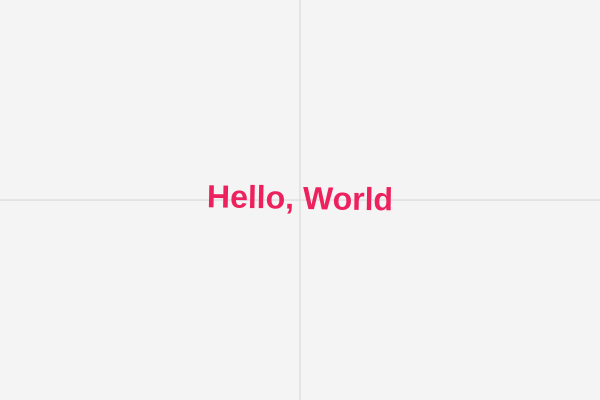
Frame 1 (no input)
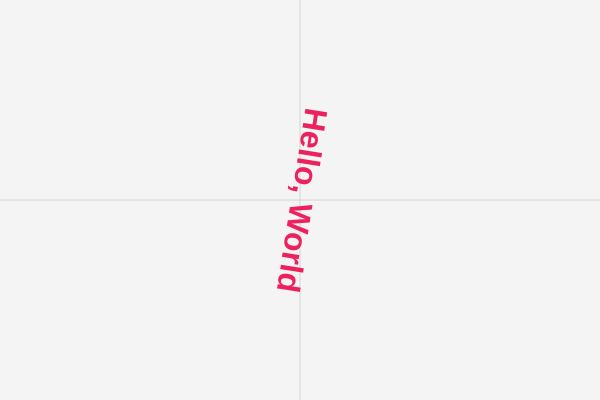
Frame 60 (no input)
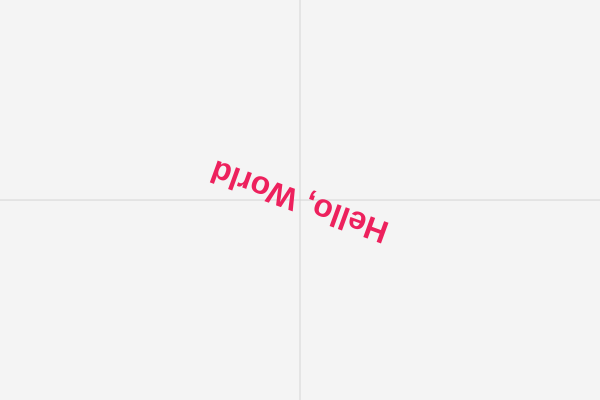
Frame 120 (the mouse pressed at the canvas centre since frame 60)

The p5.js sketch that drew these frames (run headless with seeded random() and noise() and a simulated clock; from frame 60 on, the mouse is pressed at the canvas centre):

// p5.js sketch
// ── sketch.js
function setup() {
  createCanvas(600, 400);
}

function draw() {
  const center = {
    x: width / 2,
    y: height / 2
  };

  background('#f4f4f4');

  stroke('#d4d4d4');
  line(0, center.y, width, center.y);
  line(center.x, 0, center.x, height);

  fill('#ed215D');
  noStroke();
  textSize(32);
  textStyle(BOLD);
  textAlign(CENTER, CENTER);
  translate(center.x, center.y);
  angleMode(DEGREES);
  rotate(parseInt((millis() / 10)) % 360);
  text('Hello, World', 0, 0);
}

// ── common.js
const Config = {
  sketch: {
    width: 400,
    height: 300,
  }
};

const Palette = {
  lightGray: '#f4f4f4'
};
